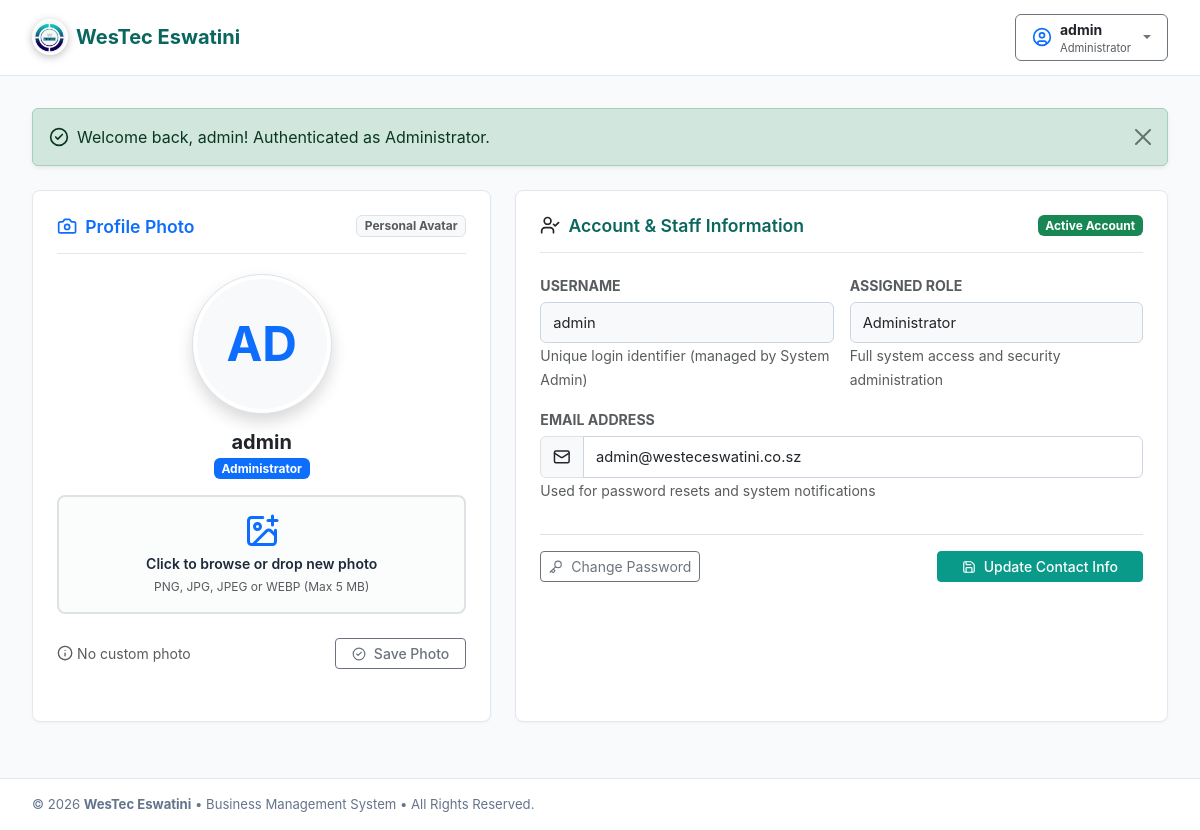
The page /auth/profile.php (signed in) on the database its author committed.
### tables this page shows
CREATE TABLE `users` (
    `user_id` INT AUTO_INCREMENT PRIMARY KEY,
    `username` VARCHAR(50) NOT NULL UNIQUE,
    `password_hash` VARCHAR(255) NOT NULL,
    `role_id` INT NOT NULL,
    `email` VARCHAR(100) NULL,
    `status` ENUM('Active', 'Inactive', 'Suspended') NOT NULL DEFAULT 'Active',
    `profile_photo` VARCHAR(255) NULL,
    `created_at` DATETIME DEFAULT CURRENT_TIMESTAMP,
    `updated_at` DATETIME DEFAULT CURRENT_TIMESTAMP ON UPDATE CURRENT_TIMESTAMP,
    CONSTRAINT `fk_users_role` FOREIGN KEY (`role_id`) 
        REFERENCES `roles` (`role_id`) 
        ON UPDATE CASCADE 
        ON DELETE RESTRICT
);

CREATE TABLE `roles` (
    `role_id` INT AUTO_INCREMENT PRIMARY KEY,
    `role_name` VARCHAR(50) NOT NULL UNIQUE,
    `description` VARCHAR(255) NULL,
    `created_at` DATETIME DEFAULT CURRENT_TIMESTAMP
);

### includes/auth.php (called while the page is built, shortened)
<?php
function isLoggedIn(): bool {
    return isset($_SESSION['user_id']) && !empty($_SESSION['user_id']);
}
function getCurrentUser(): ?array {
    return [
        'user_id'       => $_SESSION['user_id'],
        'username'      => $_SESSION['username'],
        'role_id'       => $_SESSION['role_id'] ?? null,
        'role_name'     => $_SESSION['role_name'] ?? 'User',
        'email'         => $_SESSION['email'] ?? '',
        'profile_photo' => $_SESSION['profile_photo'] ?? null,
    ];
}

### auth/profile.php (the view, shortened to what this page needs)
<?php
require_once __DIR__ . '/../includes/functions.php';
require_once __DIR__ . '/../includes/auth.php';
$pdo = getDbConnection();
$currentUser = getCurrentUser();
$userId = (int)$currentUser['user_id'];
$stmt = $pdo->prepare("
    SELECT u.user_id, u.username, u.email, u.status, u.profile_photo, u.created_at,
           r.role_name, r.description AS role_desc
    FROM users u
    JOIN roles r ON u.role_id = r.role_id
    WHERE u.user_id = :uid
    LIMIT 1
");
$stmt->execute([':uid' => $userId]);
$userData = $stmt->fetch();
$currentAvatarUrl = getUserAvatarUrl($userData);
require_once __DIR__ . '/../includes/header.php';
?>
<div class="row g-4 mb-4">
    <div class="col-lg-5">
        <div class="content-section h-100">
            <div class="section-header">
                <h2 class="section-title text-primary">
                    <i data-lucide="camera"></i>
                    Profile Photo
                </h2>
                <span class="badge bg-light text-muted border">Personal Avatar</span>
            </div>
            <div class="text-center my-3">
                <div class="position-relative d-inline-block">
                    <div class="p-1 bg-white border rounded-circle shadow" style="width: 140px; height: 140px;">
                        <?php if ($currentAvatarUrl): ?>
                            <img src="<?= $currentAvatarUrl ?>" alt="<?= e($userData['username']) ?>" id="avatarDisplay" class="rounded-circle" style="width: 100%; height: 100%; object-fit: cover;">
                        <?php else: ?>
                            <div id="avatarFallback" class="rounded-circle d-flex align-items-center justify-content-center bg-light text-primary" style="width: 100%; height: 100%; font-size: 3rem; font-weight: 700;">
                                <?= strtoupper(substr($userData['username'], 0, 2)) ?>
                            </div>
                        <?php endif; ?>
                    </div>
                </div>
                <h5 class="fw-bold text-dark mt-3 mb-0"><?= e($userData['username']) ?></h5>
                <span class="badge bg-primary text-white mt-1"><?= e($userData['role_name']) ?></span>
            </div>
            <form method="POST" action="/westec_bms/auth/profile.php" enctype="multipart/form-data" id="photoUploadForm">
                <div class="border border-2 border-dashed rounded-3 p-3 text-center my-3 bg-light bg-opacity-50" id="photoDropZone" style="cursor: pointer; transition: all 0.2s ease;">
                    <div id="photoDropPrompt">
                        <i data-lucide="image-plus" class="fs-2 text-primary mb-1 d-block mx-auto" style="width: 36px; height: 36px;"></i>
                        <span class="fw-semibold small d-block mb-1">Click to browse or drop new photo</span>
                        <small class="text-muted d-block" style="font-size: 0.75rem;">PNG, JPG, JPEG or WEBP (Max 5 MB)</small>
                    </div>
                </div>
                <div class="d-flex justify-content-between align-items-center pt-2">
                    <?php if ($userData['profile_photo']): ?>
                        <button type="button" class="btn btn-outline-danger btn-sm" data-bs-toggle="modal" data-bs-target="#removePhotoModal">
                            <i data-lucide="trash-2" class="me-1"></i> Remove Photo
                        </button>
                    <?php else: ?>
                        <span class="small text-muted"><i data-lucide="info" class="me-1"></i>No custom photo</span>
                    <?php endif; ?>
                    <button type="submit" class="btn btn-westec btn-sm px-3" id="savePhotoBtn" disabled>
                        <i data-lucide="check-circle-2" class="me-1"></i> Save Photo
                    </button>
                </div>
            </form>
        </div>
    </div>
    <div class="col-lg-7">
        <div class="content-section h-100">
            <div class="section-header">
                <h2 class="section-title">
                    <i data-lucide="user-check" class="text-dark"></i>
                    Account &amp; Staff Information
                </h2>
                <span class="badge bg-success">Active Account</span>
            </div>
            <form method="POST" action="/westec_bms/auth/profile.php">
                <div class="row g-3">
                    <div class="col-md-6">
                        <label class="form-label text-muted small text-uppercase fw-bold">Username</label>
                        <input type="text" class="form-control bg-light" value="<?= e($userData['username']) ?>" readonly>
                        <small class="text-muted">Unique login identifier (managed by System Admin)</small>
                    </div>
                    <div class="col-md-6">
                        <label class="form-label text-muted small text-uppercase fw-bold">Assigned Role</label>
                        <input type="text" class="form-control bg-light" value="<?= e($userData['role_name']) ?>" readonly>
                        <small class="text-muted"><?= e($userData['role_desc']) ?></small>
                    </div>
                    <div class="col-12">
                        <label for="email" class="form-label text-muted small text-uppercase fw-bold">Email Address</label>
                        <div class="input-group">
                            <span class="input-group-text bg-light"><i data-lucide="mail"></i></span>
                            <input type="email" class="form-control" id="email" name="email" value="<?= e($userData['email']) ?>" placeholder="name@westec.sz">
                        </div>
                        <small class="text-muted">Used for password resets and system notifications</small>
                    </div>
                    <div class="col-12">
                        <div class="d-flex justify-content-between align-items-center mt-3 pt-3 border-top">
                            <a href="/westec_bms/auth/change_password.php" class="btn btn-outline-secondary btn-sm">
                                <i data-lucide="key" class="me-1"></i> Change Password
                            </a>
                            <button type="submit" class="btn btn-westec btn-sm px-4">
                                <i data-lucide="save" class="me-1"></i> Update Contact Info
                            </button>
                        </div>
                    </div>
                </div>
            </form>
        </div>
    </div>
</div>
<?php require_once __DIR__ . '/../includes/footer.php'; ?>

### includes/header.php (shortened to what this page needs)
<?php
require_once __DIR__ . '/../includes/functions.php';
require_once __DIR__ . '/../includes/auth.php';
$currentUser = getCurrentUser();
$currentPage = basename($_SERVER['PHP_SELF']);
$currentDir = basename(dirname($_SERVER['PHP_SELF']));
$isLanding = !empty($isLandingPage) || empty($currentUser) || ($currentPage === 'index.php' && in_array($currentDir, ['westec_bms', ''])) || ($currentDir === 'auth' && $currentPage !== 'change_password.php');
?>
<!DOCTYPE html>
<html lang="en">
<head>
    <link href="https://cdn.jsdelivr.net/npm/bootstrap@5.3.3/dist/css/bootstrap.min.css" rel="stylesheet">
    <link rel="stylesheet" href="https://cdn.jsdelivr.net/npm/bootstrap-icons@1.11.3/font/bootstrap-icons.min.css">
    <link rel="stylesheet" href="/westec_bms/assets/css/style.css">
</head>
<body>
<div class="app-wrapper">
    <div class="app-main">
        <header class="app-topbar">
            <div class="d-flex align-items-center">
                <?php if (!$isLanding): ?>
                    <button class="hamburger-btn me-3" id="menuToggleBtn" type="button" aria-label="Toggle navigation menu" title="Open Navigation Menu">
                        <span class="hamburger-line"></span>
                        <span class="hamburger-line"></span>
                        <span class="hamburger-line"></span>
                    </button>
                    <div>
                        <h2 class="page-context-title"><?= isset($pageTitle) ? e($pageTitle) : 'WesTec Eswatini' ?></h2>
                        <p class="page-context-desc"><?= isset($pageSubtitle) ? e($pageSubtitle) : 'Business Management & IT Infrastructure Operations' ?></p>
                    </div>
                <?php else: ?>
                    <div class="d-flex align-items-center gap-2">
                        <img src="<?= getSystemLogoUrl() ?>" alt="WesTec Logo" class="brand-logo-img" style="width: 36px; height: 36px;">
                        <h2 class="page-context-title mb-0" style="font-size: 1.25rem; font-weight: 700; color: var(--westec-dark);">WesTec Eswatini</h2>
                    </div>
                <?php endif; ?>
            </div>
            <div class="d-flex align-items-center gap-3">
                <?php if ($currentUser): ?>
                    <div class="dropdown">
                        <button class="btn btn-outline-secondary dropdown-toggle d-flex align-items-center gap-2 py-1 px-3" type="button" data-bs-toggle="dropdown" aria-expanded="false">
                            <?php $navAvatarUrl = getUserAvatarUrl($currentUser); ?>
                            <?php if ($navAvatarUrl): ?>
                                <img src="<?= $navAvatarUrl ?>" alt="<?= e($currentUser['username']) ?>" class="rounded-circle border" style="width: 28px; height: 28px; object-fit: cover;">
                            <?php else: ?>
                                <i data-lucide="circle-user" class="fs-5 text-primary"></i>
                            <?php endif; ?>
                            <div class="text-start">
                                <span class="d-block fw-bold small text-dark"><?= e($currentUser['username']) ?></span>
                                <span class="d-block text-muted" style="font-size: 0.7rem;"><?= e($currentUser['role_name']) ?></span>
                            </div>
                        </button>
                    </div>
                <?php endif; ?>
            </div>
        </header>
        <main class="page-content">

### assets/css/style.css (style rules this page uses)
:root { --westec-primary: #0A9A8A; --westec-dark: #0A675F; --westec-darker: #064E48; --westec-light: #E8F7F5; --westec-surface: #F8FAFC; --westec-border: #E2E8F0; --westec-text: #1E293B; --westec-text-muted: #64748B; --sidebar-width: 260px; }
body { font-family: -apple-system, BlinkMacSystemFont, "Segoe UI", Roboto, "Helvetica Neue", Arial, sans-serif; color: var(--westec-text); background-color: var(--westec-surface); min-height: 100vh; }
.app-wrapper { display: flex; min-height: 100vh; }
.brand-logo-img { width: 44px; height: 44px; border-radius: 50%; object-fit: cover; background-color: #ffffff; box-shadow: 0 2px 8px rgba(0, 0, 0, 0.25); border: 2px solid rgba(255, 255, 255, 0.6); flex-shrink: 0; }
.app-main { flex-grow: 1; display: flex; flex-direction: column; min-width: 0; background-color: #F8FAFC; }
.app-topbar { background-color: #ffffff; border-bottom: 1px solid var(--westec-border); padding: 0.85rem 2rem; display: flex; align-items: center; justify-content: space-between; position: sticky; top: 0; z-index: 900; }
.page-context-title { font-size: 1.25rem; font-weight: 700; color: var(--westec-dark); margin: 0; }
.page-content { padding: 2rem; flex-grow: 1; }
.content-section { background-color: #ffffff; border: 1px solid var(--westec-border); border-radius: 8px; padding: 1.5rem; margin-bottom: 1.75rem; box-shadow: 0 1px 3px rgba(0, 0, 0, 0.04); }
.section-header { display: flex; align-items: center; justify-content: space-between; padding-bottom: 1rem; margin-bottom: 1.25rem; border-bottom: 1px solid var(--westec-border); }
.section-title { font-size: 1.1rem; font-weight: 600; color: var(--westec-dark); margin: 0; display: flex; align-items: center; gap: 0.5rem; }
.btn-westec { background-color: var(--westec-primary); border-color: var(--westec-primary); color: #ffffff; font-weight: 500; transition: all 0.2s ease; }
.form-label { font-weight: 500; font-size: 0.88rem; color: #334155; margin-bottom: 0.35rem; }
.form-control, .form-select { border-color: #CBD5E1; font-size: 0.92rem; padding: 0.55rem 0.75rem; border-radius: 6px; }
.lucide, svg.lucide { display: inline-block; width: 1.15em; height: 1.15em; vertical-align: -0.15em; stroke-width: 2; stroke: currentColor; fill: none; line-height: 1; }
.lucide.fs-2, svg.lucide.fs-2 { width: 2rem; height: 2rem; }
.lucide.fs-5, svg.lucide.fs-5 { width: 1.25rem; height: 1.25rem; }
.btn .lucide, .btn svg.lucide { vertical-align: -0.18em; }
.btn-sm .lucide, .btn-sm svg.lucide { width: 1em; height: 1em; }
.input-group-text .lucide, .input-group-text svg.lucide { width: 1.1em; height: 1.1em; }

### rows shown on the page
users: username "admin", role.role_name "Administrator", username "AD", role.description "Full system access and security administration", email "admin@westeceswatini.co.sz"

### other values the page prints
$msg['text'] "Welcome back, admin! Authenticated as Administrator."
